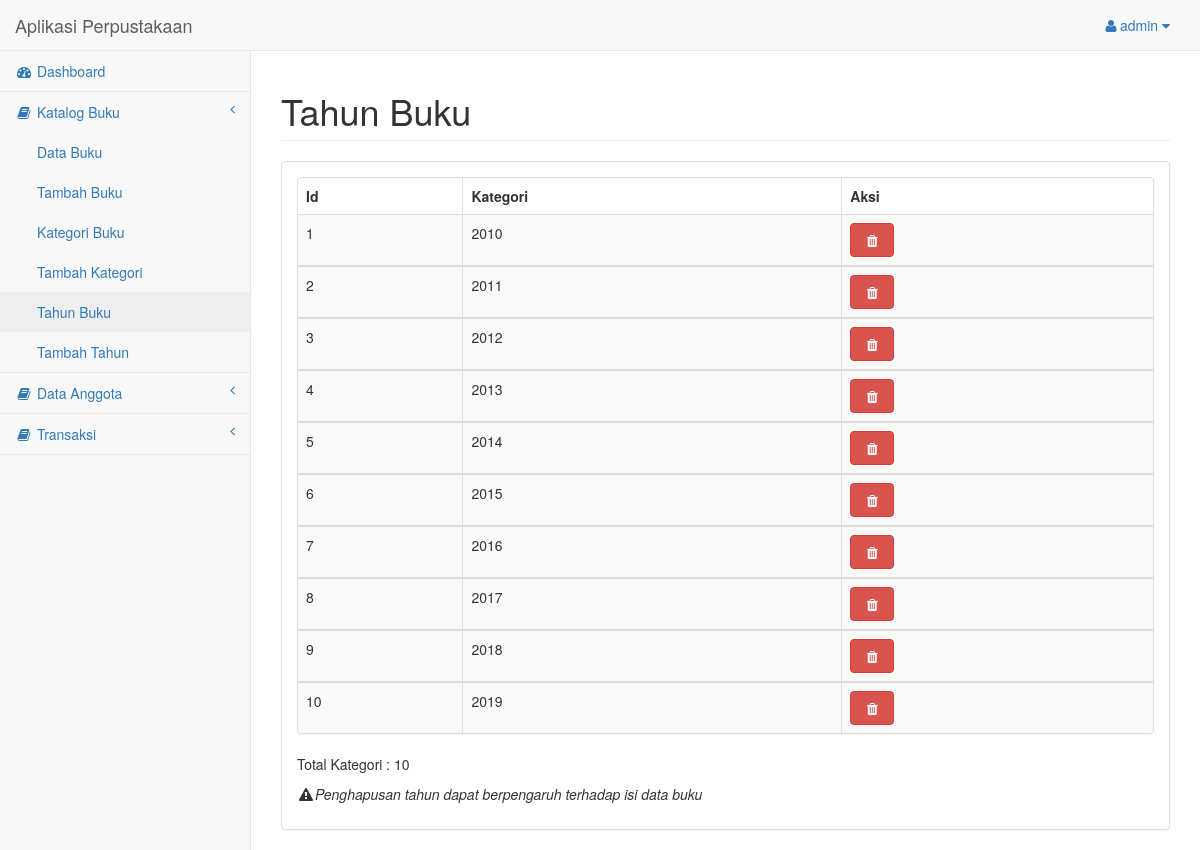
/halaman_admin/tahun-list.php (signed in), run on the app's committed database.
### tables this page shows
CREATE TABLE `tahun` (
  `id_tahun` int(64) NOT NULL,
  `tahun` varchar(5) NOT NULL
);

### halaman_admin/tahun-list.php (the view, shortened to what this page needs)
<?php
include("layout-header.php");
?>
<div id="page-wrapper">
    <div class="row">
        <div class="col-lg-12">
            <h1 class="page-header">Tahun Buku</h1>
        </div>
    </div>
    <div class="row">
        <div class="col-lg-12">
            <div class="panel panel-default">
                <div class="panel-body">
                    <div class="row">
                        <div class="col-lg-12">
                            <div class="panel panel-default">
                                <div class="table-responsive">
                                    <table class="table table-striped table-bordered table-hover">
                                        <?php
                                        $sql = "SELECT * FROM tahun";
                                        $query = mysqli_query($koneksi, $sql);
                                        if (mysqli_num_rows($query) < 1) {
                                            echo "Tidak Ada Data";
                                        } else {
                                            echo "<thead>";
                                            echo "<tr>";
                                            echo "<th>Id</th>";
                                            echo "<th>Kategori</th>";
                                            echo "<th>Aksi</th>";
                                            echo "</tr>";
                                            echo "</thead>";
                                        }
                                        while ($tahun = mysqli_fetch_array($query)){
                                            echo "<tbody>";
                                            echo "<tr>";
                                            echo "<td>".$tahun['id_tahun']."</td>";
                                            echo "<td>".$tahun['tahun']."</td>";
                                            echo "<td>";
                                            echo "<a class='btn btn-danger' data-toggle='tooltip' data-placement='left' title='Hapus' href='tahun-hapus.php?id=".$tahun['id_tahun']."' onClick='return hapus()'><i class='fa fa-trash fa-fw'></i></a>";
                                            echo "</td>";
                                            echo "</tr>";
                                            echo "</tbody>";
                                        }
                                        ?>
                                    </table>
                                </div>
                            </div>
                            <p>Total Kategori : <?php echo mysqli_num_rows($query);  ?></p>
                            <p><i class="fa fa-warning fa-fw"></i><i>Penghapusan tahun dapat berpengaruh terhadap isi data buku</i></p>
                        </div>
                    </div>
                </div>
            </div>
        </div>
    </div>
</div>
</div>
<?php include("layout-footer.php"); ?>

### data on the page
tahun: id_tahun "1", tahun "2010"
tahun: id_tahun "2", tahun "2011"
tahun: id_tahun "3", tahun "2012"
tahun: id_tahun "4", tahun "2013"
tahun: id_tahun "5", tahun "2014"
tahun: id_tahun "6", tahun "2015"
tahun: id_tahun "7", tahun "2016"
tahun: id_tahun "8", tahun "2017"
tahun: id_tahun "9", tahun "2018"
tahun: id_tahun "10", tahun "2019"

### other printed values
$_SESSION['username'] "admin"
mysqli_num_rows($query) "10"
